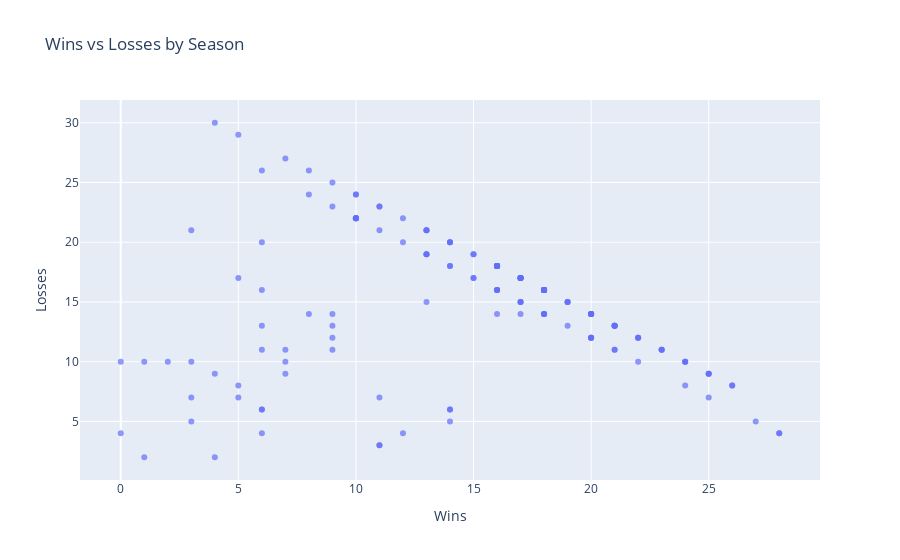
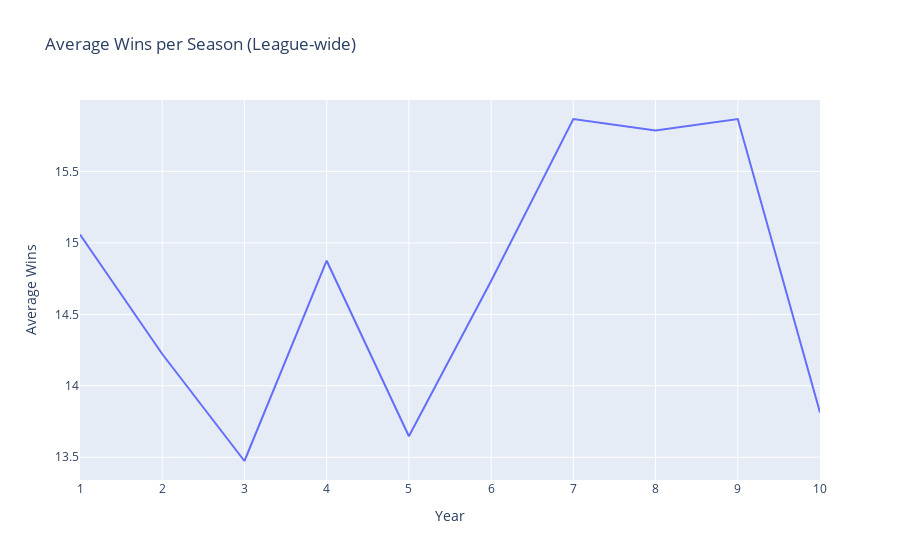
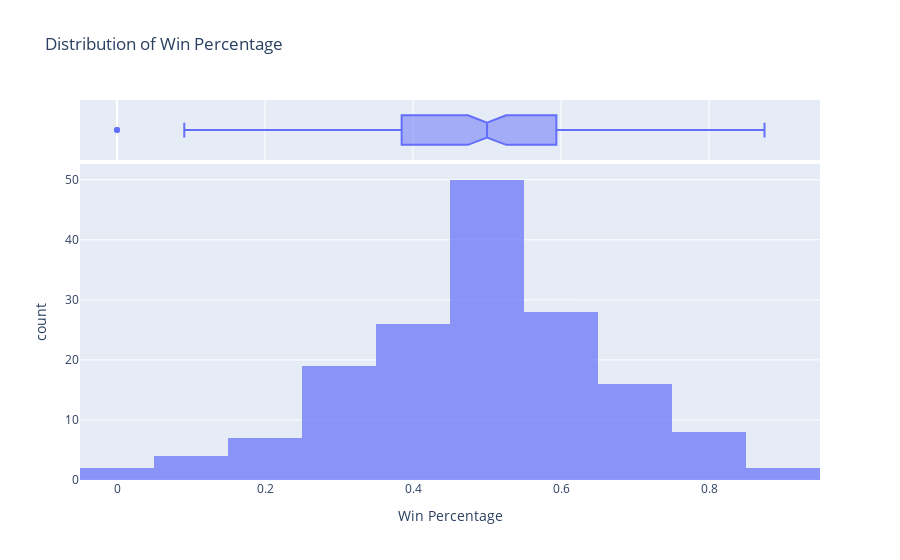

Write notebook code for charts like these, in order.
### Markdown cell above
#### Average Wins and Win Percentage

### Code cell
cd.plot_wins_losses_and_trend()

### Figure 1 — Plotly figure (JSON) as saved in the notebook; plotly's stock layout.template omitted (floating-point values rounded to 4 significant figures; data arrays with more than 128 entries replaced by an {"elided": "..."} marker saying what was removed)
{"data": [{"hovertemplate": "Wins=%{x}<br>Losses=%{y}<extra></extra>", "legendgroup": "", "marker": {"color": "#636efa", "opacity": 0.7, "symbol": "circle"}, "mode": "markers", "name": "", "orientation": "v", "showlegend": false, "type": "scatter", "x": {"elided": "162 int values"}, "xaxis": "x", "y": {"elided": "162 int values"}, "yaxis": "y"}], "layout": {"legend": {"tracegroupgap": 0}, "title": {"text": "Wins vs Losses by Season"}, "xaxis": {"anchor": "y", "domain": [0, 1], "title": {"text": "Wins"}}, "yaxis": {"anchor": "x", "domain": [0, 1], "title": {"text": "Losses"}}}}

### Figure 2 — Plotly figure (JSON) as saved in the notebook; plotly's stock layout.template omitted (floating-point values rounded to 4 significant figures)
{"data": [{"hovertemplate": "Year=%{x}<br>Average Wins=%{y}<extra></extra>", "legendgroup": "", "line": {"color": "#636efa", "dash": "solid"}, "marker": {"symbol": "circle"}, "mode": "lines", "name": "", "orientation": "v", "showlegend": false, "type": "scatter", "x": [1, 2, 3, 4, 5, 6, 7, 8, 9, 10], "xaxis": "x", "y": [15.06, 14.22, 13.47, 14.88, 13.65, 14.73, 15.87, 15.79, 15.87, 13.81], "yaxis": "y"}], "layout": {"legend": {"tracegroupgap": 0}, "title": {"text": "Average Wins per Season (League-wide)"}, "xaxis": {"anchor": "y", "domain": [0, 1], "title": {"text": "Year"}}, "yaxis": {"anchor": "x", "domain": [0, 1], "title": {"text": "Average Wins"}}}}

### Figure 3 — Plotly figure (JSON) as saved in the notebook; plotly's stock layout.template omitted (floating-point values rounded to 4 significant figures; data arrays with more than 128 entries replaced by an {"elided": "..."} marker saying what was removed)
{"data": [{"bingroup": "x", "hovertemplate": "Win Percentage=%{x}<br>count=%{y}<extra></extra>", "legendgroup": "", "marker": {"color": "#636efa", "opacity": 0.7, "pattern": {"shape": ""}}, "name": "", "nbinsx": 15, "orientation": "v", "showlegend": false, "type": "histogram", "x": {"elided": "162 float values"}, "xaxis": "x", "yaxis": "y"}, {"hovertemplate": "Win Percentage=%{x}<extra></extra>", "legendgroup": "", "marker": {"color": "#636efa"}, "name": "", "notched": true, "showlegend": false, "type": "box", "x": {"elided": "162 float values"}, "xaxis": "x2", "yaxis": "y2"}], "layout": {"barmode": "relative", "legend": {"tracegroupgap": 0}, "title": {"text": "Distribution of Win Percentage"}, "xaxis": {"anchor": "y", "domain": [0, 1], "title": {"text": "Win Percentage"}}, "xaxis2": {"anchor": "y2", "domain": [0, 1], "matches": "x", "showgrid": true, "showticklabels": false}, "yaxis": {"anchor": "x", "domain": [0, 0.8316], "title": {"text": "count"}}, "yaxis2": {"anchor": "x2", "domain": [0.8416, 1], "matches": "y2", "showgrid": false, "showline": false, "showticklabels": false, "ticks": ""}}}
